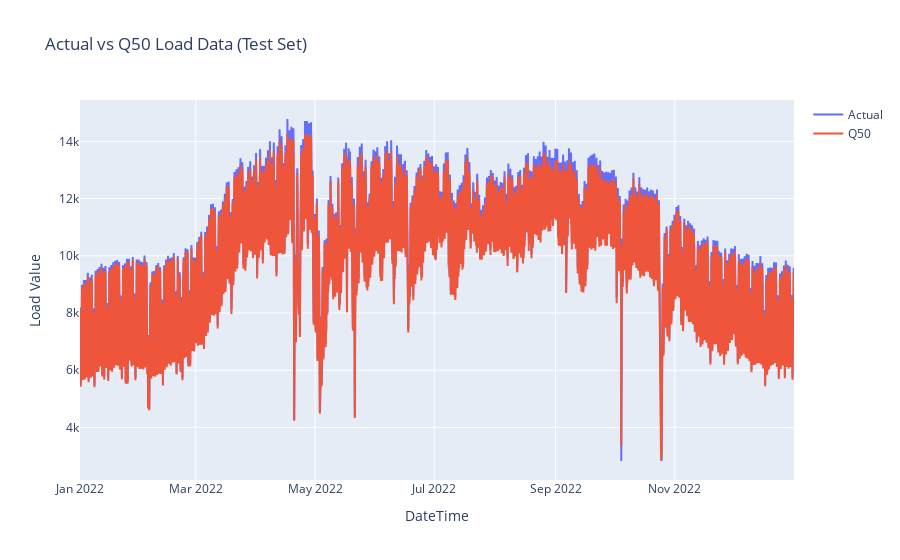

Notebook source saved alongside this figure:
### Code cell
import plotly.graph_objs as go

def plot_actual_vs_q50(df):
    fig = go.Figure()

    fig.add_trace(go.Scatter(x=df.index, y=df['Actual'], mode='lines', name='Actual'))
    fig.add_trace(go.Scatter(x=df.index, y=df['Q50'], mode='lines', name='Q50'))

    fig.update_layout(title='Actual vs Q50 Load Data (Test Set)', xaxis_title='DateTime', yaxis_title='Load Value')

    fig.show()


# Plot the actual vs Q50 values
plot_actual_vs_q50(dfY_tft1)

### Figure 1 — Plotly figure (JSON) as saved in the notebook; plotly's stock layout.template omitted (floating-point values rounded to 4 significant figures; data arrays with more than 128 entries replaced by an {"elided": "..."} marker saying what was removed)
{"data": [{"mode": "lines", "name": "Actual", "type": "scatter", "x": {"elided": "8765 str values"}, "y": {"elided": "8765 int values"}}, {"mode": "lines", "name": "Q50", "type": "scatter", "x": {"elided": "8765 str values"}, "y": {"elided": "8765 float values"}}], "layout": {"title": {"text": "Actual vs Q50 Load Data (Test Set)"}, "xaxis": {"title": {"text": "DateTime"}}, "yaxis": {"title": {"text": "Load Value"}}}}
